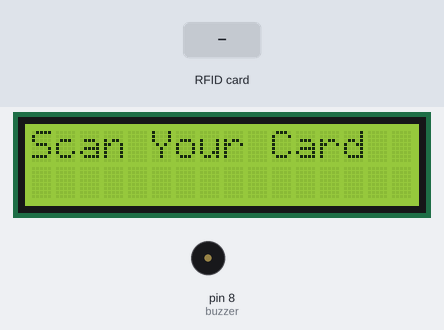
The sketch below on a simulated Arduino Uno, built with avr-gcc and run on an emulated ATmega328P. Parts: 16×2 character LCD, buzzer (waves = sounding). Inputs (shaded band) come from the test bench. The local clock reads 2024-03-15 10:24:30 at power-on unless the sketch sets it; the modem accepts every AT command (registered, SIM ready, sends succeed) and sends nothing else; what the sketch prints to the serial monitor is not drawn.

Above: at 3.2 s.
3.3 s: RFID card 5E 7A 19 C4 held to the reader
At 5.4 s:
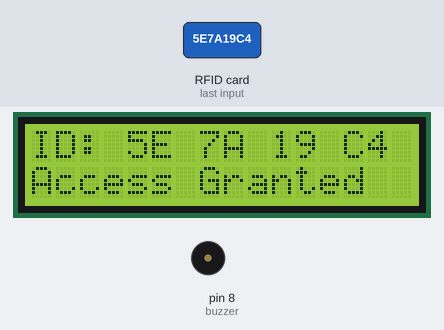
At 9.0 s:
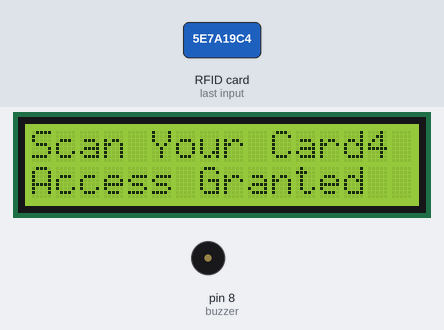
Timing chart, 0 to 10.5 s (numbered marks = the images above; inputs shaded):
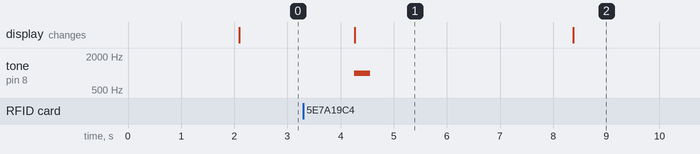

Measured:
- after the input at 3.3 s, tone on pin 8 (buzzer): silent → 1000 Hz after 0.96 s, → silent 0.30 s later; the display: changes after 0.97 s (image 1)
- what the display in image 1 shows lasts 4.1 s, from 4.3 s to 8.4 s

The sketch:

RFID_ATTENDANCE.ino
```cpp
#include <Wire.h>
#include <LiquidCrystal_I2C.h>
#include <PN532_I2C.h>
#include <PN532.h>
#include <NfcAdapter.h>
#include <SoftwareSerial.h>
#include <RTClib.h>

LiquidCrystal_I2C lcd(0x27, 16, 2);
PN532_I2C pn532_i2c(Wire);
NfcAdapter nfc(pn532_i2c);
RTC_DS1307 rtc;
SoftwareSerial sim800L(10, 11);  // RX, TX
int buzzer = 8;

void setup() {
  Serial.begin(9600);
  sim800L.begin(9600);
  lcd.begin();
  lcd.backlight();
  nfc.begin();
  rtc.begin();
  pinMode(buzzer, OUTPUT);
  lcd.setCursor(0, 0);
  lcd.print("RFID Attendance");
  delay(2000);
  lcd.clear();
}

void loop() {
  lcd.setCursor(0, 0);
  lcd.print("Scan Your Card");

  if (nfc.tagPresent()) {
    NfcTag tag = nfc.read();
    String uid = tag.getUidString();

    DateTime now = rtc.now();
    String date = String(now.day()) + "/" + String(now.month()) + "/" + String(now.year());
    String time = String(now.hour()) + ":" + String(now.minute()) + ":" + String(now.second());

    lcd.clear();
    lcd.print("ID: ");
    lcd.print(uid);
    lcd.setCursor(0, 1);
    lcd.print("Access Granted");
    tone(buzzer, 1000, 300);

    Serial.println(uid + "," + date + "," + time + ",Present");

    // Send SMS
    sim800L.println("AT+CMGF=1");
    delay(1000);
    sim800L.println("AT+CMGS=\"+91XXXXXXXXXX\"");
    delay(1000);
    sim800L.print("Attendance marked for ID: " + uid + " on " + date + " at " + time);
    sim800L.write(26);
    delay(1000);
  }
  delay(1000);
}
```
